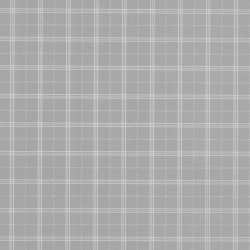
#> input picture A_3/Brick-4.jpg, 250 x 250 px
$ jupyter execute 'Qn-4(2).ipynb'
#> lines starting #> are read from the running program, lines starting #| are printed output that depends on the picture
# Qn-4(2) Convolution Theorem

[cell 1]
import cv2
import numpy as np
from matplotlib import pyplot as plt
from scipy import signal

imgF = cv2.imread('Brick-4.jpg',0)
#> imgF: shape (250, 250); min 161, max 222, mean 173.3
#print("Before padding")
h_size = np.size(imgF)
#> h_size = 62500
#print(h_size)

imgH = cv2.imread('Bricks.jpg',0)
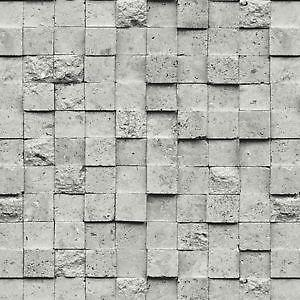
#> input picture A_3/Bricks.jpg, 300 x 300 px
#> imgH: shape (300, 300); min 0, max 255, mean 178.4
f_size = np.size(imgH)
#> f_size = 90000
#print(f_size,)
f_z= cv2.copyMakeBorder(imgF,0,50,0,50,cv2.BORDER_CONSTANT,value=0) #padding the image with smaller size
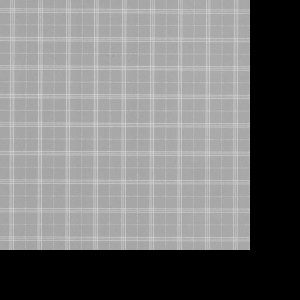
#> f_z: shape (300, 300); min 0, max 222, mean 120.3
#print("After padding")
f_size = np.size(imgH)
#print(f_size)
h_size = np.size(f_z)
#> h_size = 90000
#print(h_size)


dftf_z = np.fft.fft2(f_z) #fast fourier transformation of f
dfth_z = np.fft.fft2(imgH)  #fast fourier transformation of h

dft_final = dftf_z*dfth_z # multplying the fft of f and fft of h
#f_z= cv2.copyMakeBorder(dft_final,0,50,0,50,cv2.BORDER_CONSTANT,value=0) #padding the image with smaller size


fshift = np.fft.fftshift(dft_final) # shifting to center for f*h
final = 20*np.log(np.abs(fshift)) # log scaled  for f*h
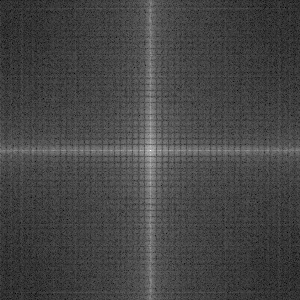
#> final: shape (300, 300) float64; min 150, max 655.8, mean 288.1; drawn with min black and max white
print(np.size(final))
#| 90000

con = signal.fftconvolve(dftf_z,dfth_z,mode='full') # finding the cocolution for f and h
print(np.size(con))
#| 358801
#fshift_con = np.fft.fftshift(con) # shifting to center for convolution
final_con = 20*np.log(np.abs(con)) # log scaled for convolution
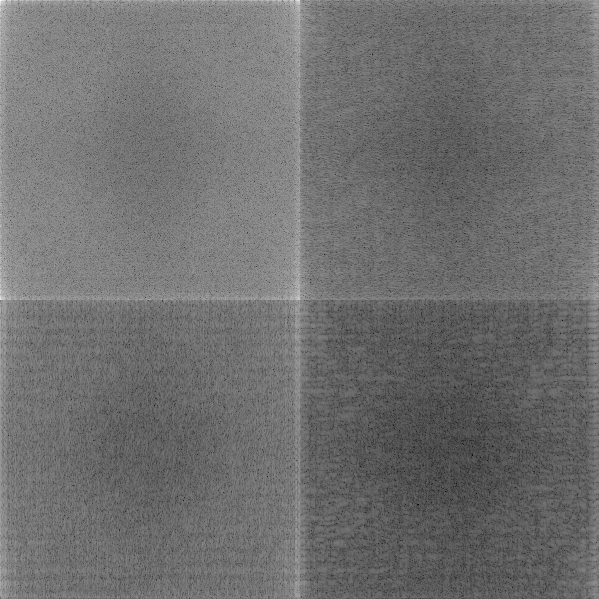
#> final_con: shape (599, 599) float64; min 330.5, max 655.8, mean 472.9; drawn with min black and max white

plt.subplot(131),plt.imshow(f_z, cmap = 'gray')
plt.title('Image-Padded'), plt.xticks([]), plt.yticks([])
plt.subplot(132),plt.imshow(final, cmap = 'gray')
plt.title('Fourier Spectrum '), plt.xticks([]), plt.yticks([])
plt.subplot(133),plt.imshow(final_con, cmap = 'gray')
plt.title('convolution '), plt.xticks([]), plt.yticks([])
plt.show()

[cell 2]
import cv2
import numpy as np
from matplotlib import pyplot as plt
from scipy import signal

imgF = cv2.imread('Brick-4.jpg',0)
#print("Before padding")
h_size = np.size(imgF)
#> h_size = 62500
#print(h_size)

imgH_con = cv2.imread('Bricks.jpg',0)
imgH= cv2.copyMakeBorder(imgH_con,0,299,0,299,cv2.BORDER_CONSTANT,value=0) #padding the image with smaller size
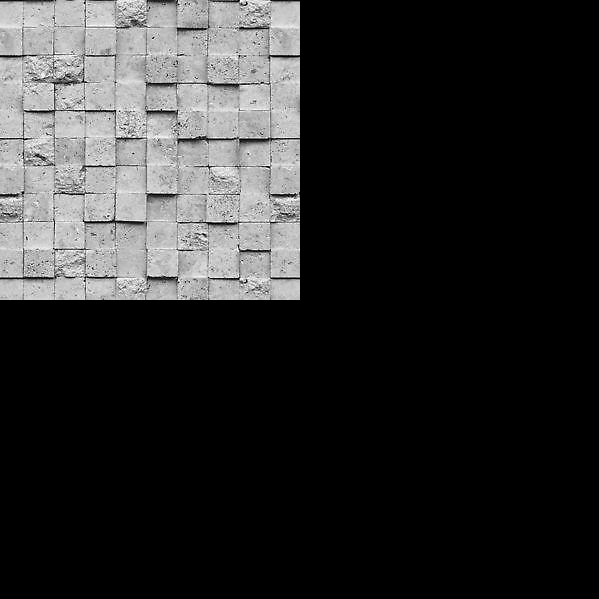
#> imgH: shape (599, 599); min 0, max 255, mean 44.7

f_size = np.size(imgH)
#> f_size = 358801
#print(f_size,)
f_z_con= cv2.copyMakeBorder(imgF,0,50,0,50,cv2.BORDER_CONSTANT,value=0) #padding the image with smaller size
f_z= cv2.copyMakeBorder(f_z_con,0,299,0,299,cv2.BORDER_CONSTANT,value=0) #padding the image with smaller size
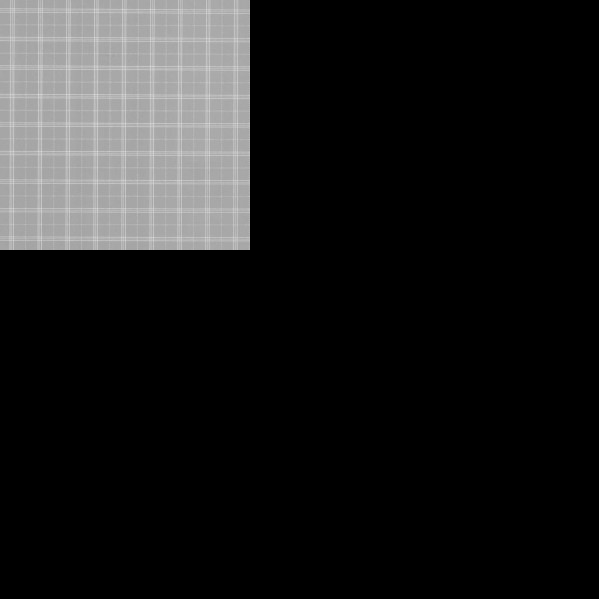
#> f_z: shape (599, 599); min 0, max 222, mean 30.2

#print("After padding")
f_size = np.size(imgH)
#print(f_size)
h_size = np.size(f_z)
#> h_size = 358801
#print(h_size)


dftf_z = np.fft.fft2(f_z) #fast fourier transformation of f
dfth_z = np.fft.fft2(imgH)  #fast fourier transformation of h

dftf_z_con = np.fft.fft2(f_z_con) #fast fourier transformation of f
dfth_z_con = np.fft.fft2(imgH_con)

dft_final = dftf_z*dfth_z # multplying the fft of f and fft of h


fshift = np.fft.fftshift(dft_final) # shifting to center for f*h
final = 20*np.log(np.abs(fshift)) # log scaled  for f*h
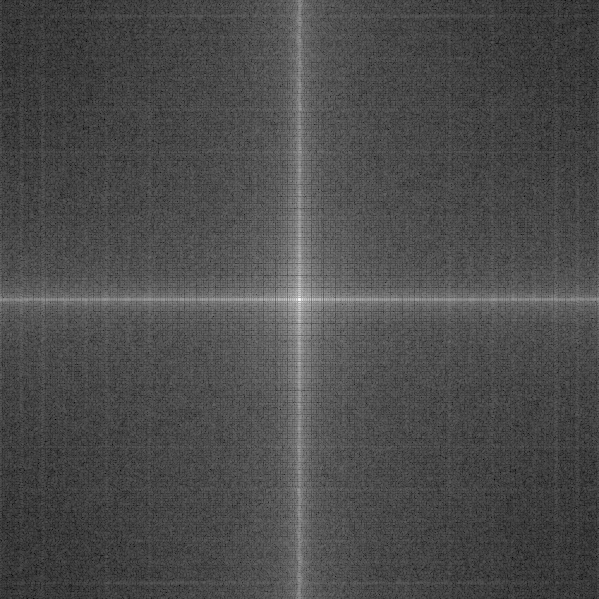
#> final: shape (599, 599) float64; min 132.1, max 655.8, mean 288.7; drawn with min black and max white
print(np.size(final))
#| 358801

con = signal.fftconvolve(dfth_z_con,dftf_z_con,mode='full') # finding the cocolution for f and h
print(np.size(con))
#| 358801
fshift_con = np.fft.fftshift(con) # shifting to center for convolution
final_con = 20*np.log(np.abs(fshift_con)) # log scaled for convolution
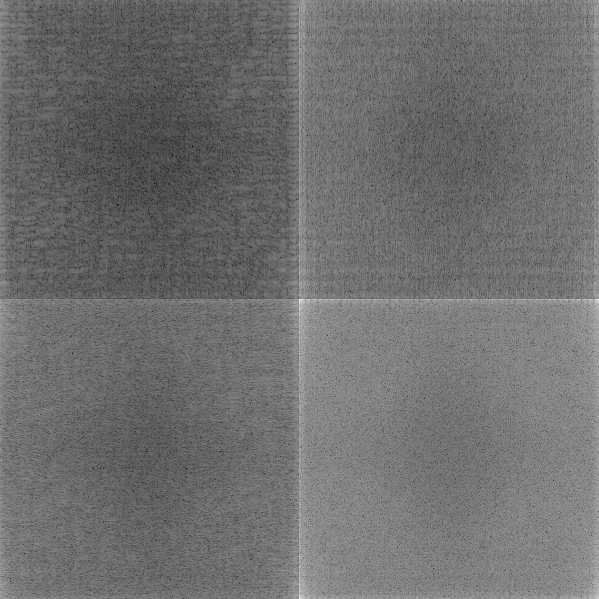
#> final_con: shape (599, 599) float64; min 330.5, max 655.8, mean 472.9; drawn with min black and max white

#plt.subplot(131),plt.imshow(f_z, cmap = 'gray')
#plt.title('Image-Padded'), plt.xticks([]), plt.yticks([])
plt.subplot(121),plt.imshow(final, cmap = 'gray')
plt.title('Fourier Spectrum '), plt.xticks([]), plt.yticks([])
plt.subplot(122),plt.imshow(final_con, cmap = 'gray')
plt.title('convolution '), plt.xticks([]), plt.yticks([])
plt.show()
